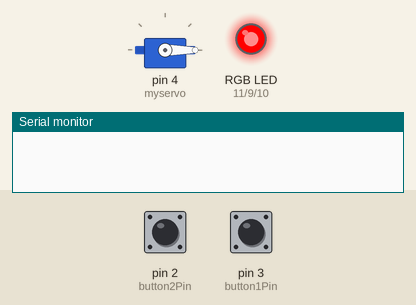
Bench run of a sketch on a simulated Arduino Uno, built with avr-gcc and run on an emulated ATmega328P. Parts: servo, an RGB LED mixed from three pins (HIGH = lit), the last lines printed to the serial monitor. Inputs (shaded band) come from the test bench; at power-on: pin 2 (button2Pin) LOW, pin 3 (button1Pin) LOW. Dim RGB values are drawn brighter than linear.

Above: at 1.2 s.
1.3 s: pin 2 (button2Pin) pulled HIGH for 0.15 s
At 2.6 s:
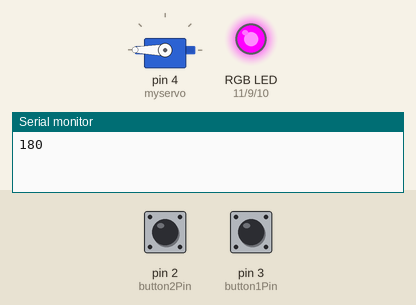
3.7 s: pin 3 (button1Pin) pulled HIGH for 0.15 s
At 3.85 s:
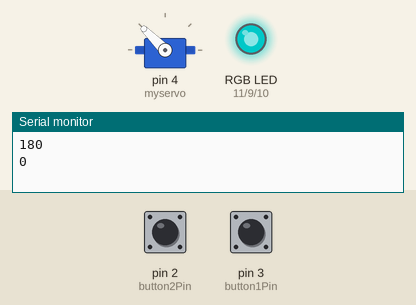
6.1 s: pin 3 (button1Pin) pulled HIGH for 1 s
At 6.8 s:
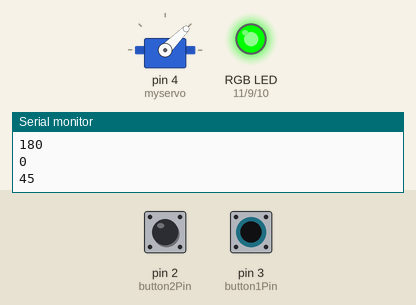
8.6 s: pin 3 (button1Pin) pulled HIGH for 3.2 s
At 9.9 s:
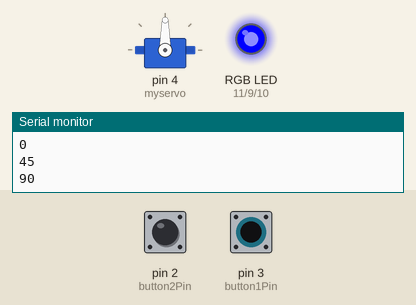
Timing chart, 0 to 11.6 s (numbered marks = the images above; inputs shaded):
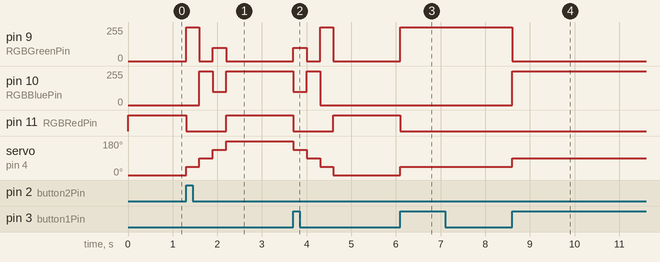

The sketch:

ass9.3.ino
```cpp
// 200548559 - Felipe Cayres
// Mar 29, 2023

#include <Servo.h>

#define button1Pin 3
#define button2Pin 2

#define RGBRedPin 11
#define RGBGreenPin 9
#define RGBBluePin 10


Servo myservo;

//Variables
  int position, steps = 25, corner, timeRotation = 300;

void setup(){

  Serial.begin(9600);
  // Servo pin
  myservo.attach(4);

  // button pins
  attachInterrupt(digitalPinToInterrupt(button1Pin), clickButton1, RISING);
  attachInterrupt(digitalPinToInterrupt(button2Pin), clickButton2, RISING);

  // Servo initial positon
  myservo.write(0);

  // Servo initial color
  turnOnLEDByKey(position);

}


void loop() {

  if (corner == 1) {
    setPosition (135);
    delay(timeRotation);

    setPosition (90);
    delay(timeRotation);

    setPosition (45);
    delay(timeRotation);

	corner =0;

    myservo.write(position);
    turnOnLEDByKey(position);
  }

  if (corner == -1) {
    setPosition (45);
    delay(timeRotation);

    setPosition (90);
    delay(timeRotation);

    setPosition (135);
    delay(timeRotation);

    corner =0;

    myservo.write(position);
    turnOnLEDByKey(position);

  }

}


// Button 1 click
void clickButton1 () {
  position = myservo.read() + 180*steps/100;
  if (position > 180) {
    position = 0;
    corner = 1;
  }

  myservo.write(position);
  turnOnLEDByKey(position);
  Serial.println(position);
}

// Button 2 click
void clickButton2 () {
  position = myservo.read() - 180*steps/100;
  if (position < 0) {
	position = 180;
    corner = -1;
  }

  myservo.write(position);
  turnOnLEDByKey(position);
  Serial.println(position);
}

// Turn On led using KEY NUMBER
void turnOnLEDByKey (int color) {

  switch(color) { // Selecting colors to display
    case 0:  // Red color
      turnOnLEDByRGB(255,0,0);
      break;
    case 45: // Green color
      turnOnLEDByRGB(0,255,0);
      break;
    case 90:  // Blue color
      turnOnLEDByRGB(0,0,255);
      break;
    case 135:  // cyan color
      turnOnLEDByRGB(0,100,100);
      break;
    case 180:  // magenta color
      turnOnLEDByRGB(255,0,255);
      break;
  }
}

// Turn On led using RGB CODE
void turnOnLEDByRGB (int red, int green, int blue){
  analogWrite(RGBRedPin, red); //Turn on RED
  analogWrite(RGBGreenPin, green); //Turn on GREEN
  analogWrite(RGBBluePin, blue); //Turn on BLUE
}

// Turn off LED
void turnOffLED () {
  analogWrite(RGBRedPin, LOW); //Turn off RED
  analogWrite(RGBBluePin, LOW); //Turn off BLUE
  analogWrite(RGBGreenPin, LOW); //Turn off GREEN
}

// Set position + color
void setPosition (int code) {
  myservo.write(code);
  turnOnLEDByKey(code);
}
```

Measured:
- after the input at 1.3 s, pin 9 (RGBGreenPin): 0/255 → 255/255 at once, → 0/255 0.30 s later, → 100/255 0.30 s later, → 0/255 0.30 s later; pin 10 (RGBBluePin): 0/255 → 255/255 after 0.30 s, → 100/255 0.30 s later, → 255/255 0.30 s later
- after the input at 3.7 s, pin 9 (RGBGreenPin): 0/255 → 100/255 at once, → 0/255 0.30 s later, → 255/255 0.30 s later, → 0/255 0.30 s later; pin 10 (RGBBluePin): 255/255 → 100/255 at once, → 255/255 0.30 s later, → 0/255 0.30 s later
- after the input at 6.1 s, pin 9 (RGBGreenPin): 0/255 → 255/255 at once; pin 11 (RGBRedPin): HIGH → LOW at once; servo on pin 4 (myservo): 0° → 45° at once
- after the input at 8.6 s, pin 9 (RGBGreenPin): 255/255 → 0/255 at once; pin 10 (RGBBluePin): 0/255 → 255/255 at once; servo on pin 4 (myservo): 45° → 90° at once
